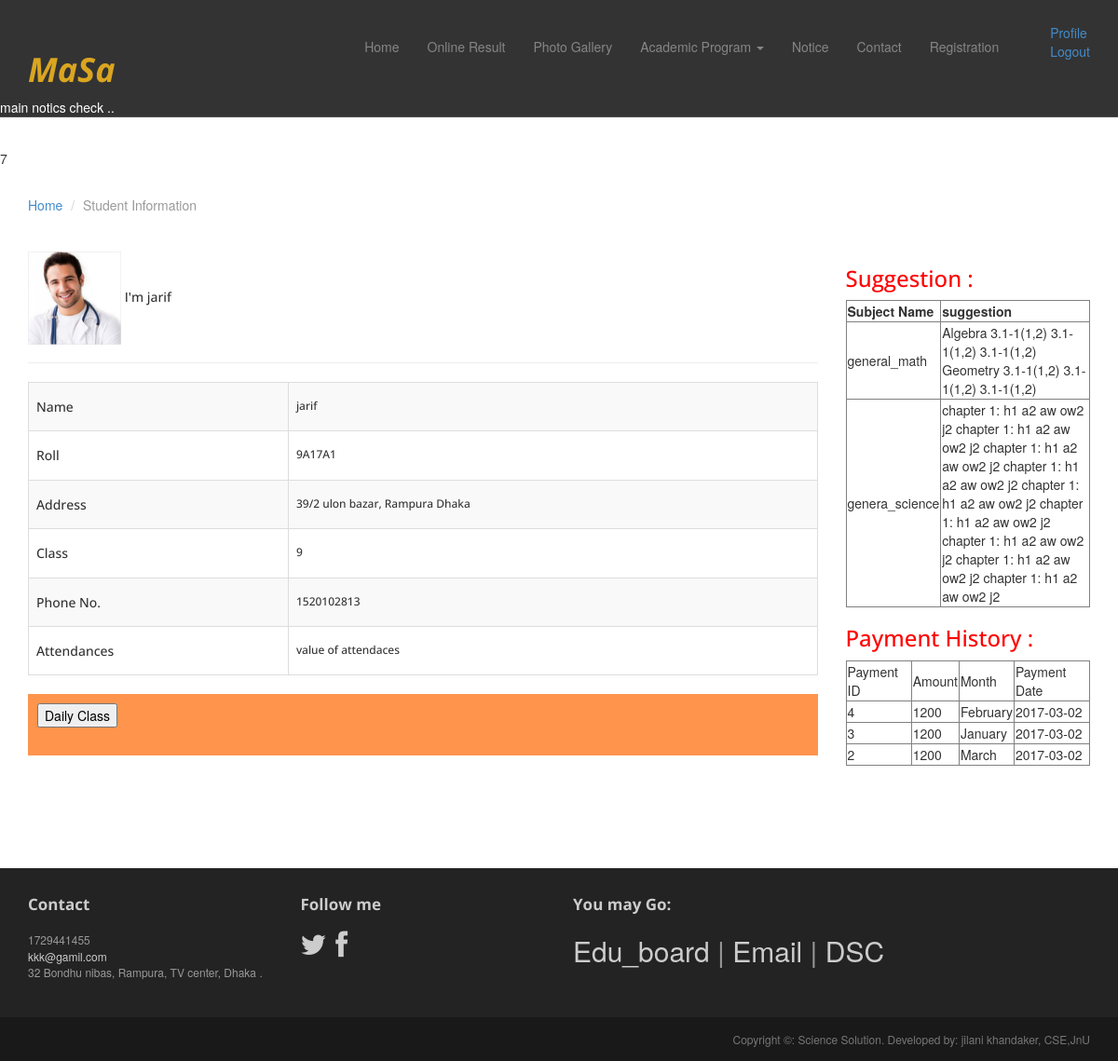
Page /student_info.php (signed in) on the earlier database version.
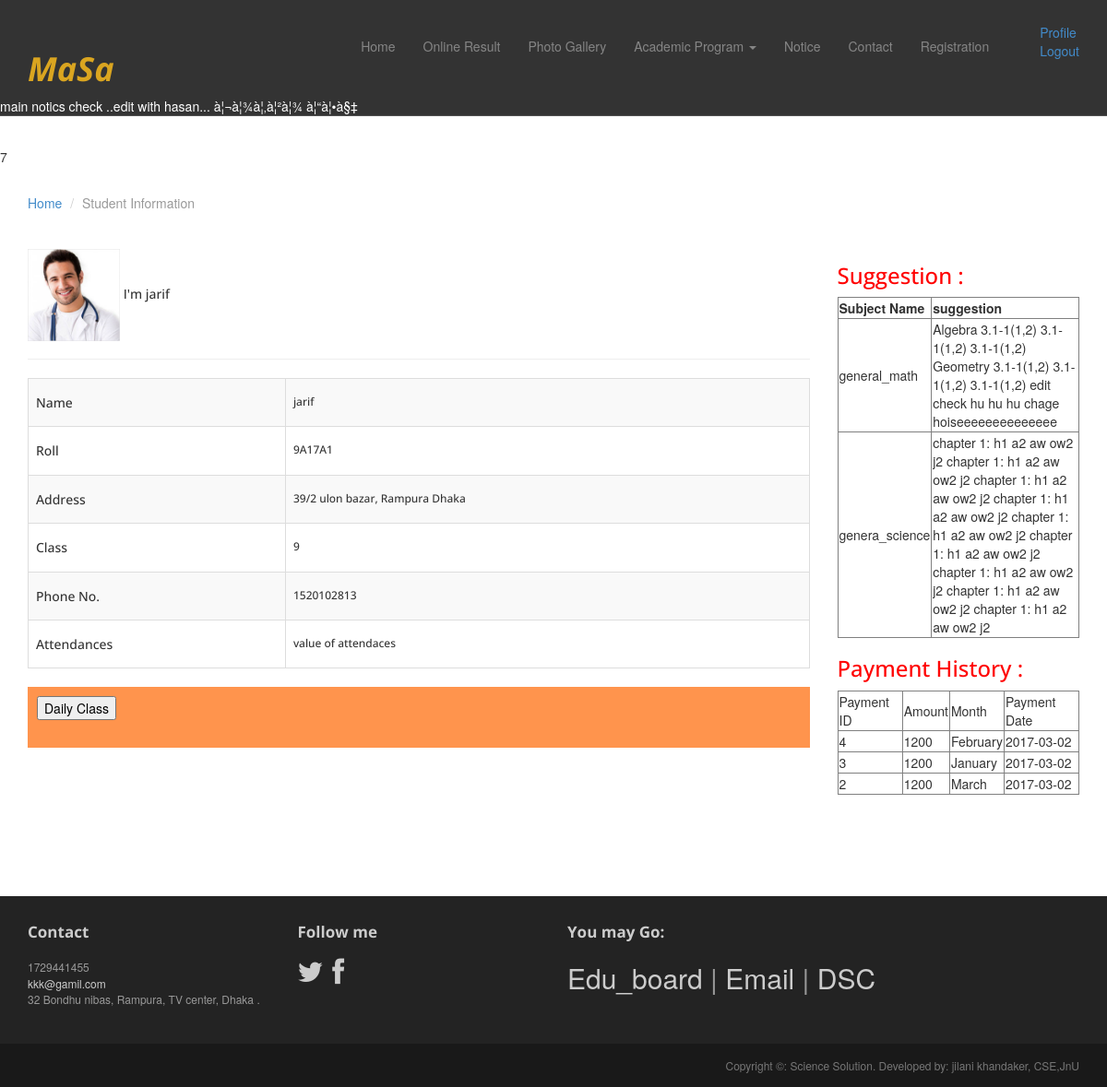
Same page on the later database version.
### tables this page shows
CREATE TABLE IF NOT EXISTS `tbl_notice` (
`notice_id` int(30) NOT NULL,
  `notice_des` varchar(400) NOT NULL,
  `notice_type` varchar(20) NOT NULL,
  `date` date NOT NULL,
  `deletion_status` tinyint(2) NOT NULL DEFAULT '0'
);

CREATE TABLE IF NOT EXISTS `tbl_suggestion` (
`suggestion_id` int(20) NOT NULL,
  `user_id` int(20) NOT NULL,
  `group_name` varchar(25) NOT NULL,
  `subject_name` varchar(30) NOT NULL,
  `upload_date` date NOT NULL,
  `class` int(15) NOT NULL,
  `suggestion` text NOT NULL,
  `deletion_status` tinyint(2) NOT NULL DEFAULT '0'
);

### student_info.php (called while the page is built, shortened)
<?php
include './index.php';

### application.php (called while the page is built, shortened)
<?php
class Application {
    public function __construct() {
        $host_name = 'localhost';
        $user_name = 'root';
        $password = '';
        $db_name = 'sciencesolution';
        $con = mysqli_connect($host_name, $user_name, $password);
        if ($con) {
            $db_select = mysqli_select_db($con, $db_name);
            if ($db_select) {
                return $con;
            } else {
                die('Database not selected' . mysqli_error($con));
            }
        } else {
            die('Database server connection fail' . mysqli_error($con));
        }
    }
    public function select_latest_notice(){
        $con = $this->__construct();
        $sql3= " SELECT MAX(notice_id) FROM tbl_notice WHERE notice_type='main' AND deletion_status='0' ";
            if (mysqli_query($con, $sql3)) {
      $qu_res = mysqli_query($con, $sql3);
            $max_notice_id = mysqli_fetch_assoc($qu_res);
           $last_notice_id=$max_notice_id['MAX(notice_id)'];
           $sql = "SELECT * From tbl_notice  where notice_id = '$last_notice_id'  ";
        if (mysqli_query($con, $sql)) {
            $query_result = mysqli_query($con, $sql);
            return $query_result;
        } else {
            die('Query problem' . mysqli_error($con));
        }
               }
               }
    public function search_suggestion_by_student_id($user_id){
        $con = $this->__construct();
        $sql = "SELECT s.*, u.* FROM tbl_suggestion as s, tbl_user as u WHERE  u.user_id='$user_id' AND u.class=s.class AND u.group = s.group_name  AND s.deletion_status=0  ";
        if (mysqli_query($con, $sql)) {
            $query_result = mysqli_query($con, $sql);
            return $query_result;
        } else {
            die('Query problem' . mysqli_error($con));
        }
    }
}

### pages/student_info_page_content.php (the view, shortened to what the changed rows need)
<br/><br/><br/><br/><br/><br/><br/><br/>
<?php
$user_id = $_SESSION['user_id'];
$query_res_suggestion = $obj_app->search_suggestion_by_student_id($user_id);
?>
<div class="container">
    <div class="row">
     <aside class="col-sm-3 sidebar sidebar-right">
            <div class="widget">
                <table border="1">
                    <tr> <th>Subject Name </th>
                        <th>suggestion</th>
                    </tr>
                <?php while ($sug_info = mysqli_fetch_assoc($query_res_suggestion)) { ?>
                    <tr>
                        <td><?php echo $sug_info['subject_name']; ?></td>
                         <td><?php echo $sug_info['suggestion']; ?></td>
                    </tr>
                    <?php } ?>
                </table>
            </div>
        </aside>
    </div>
</div>

### include/menu.php (shortened to what the changed rows need)
<?php
$result = $obj_app-> select_latest_notice();
$latest_notice = mysqli_fetch_assoc($result);
?>
<div class="navbar navbar-inverse navbar-fixed-top headroom" >
    <div class="container">
        <div class="navbar-header">
            <h1 style="color: goldenrod; "> <i><b>MaSa </b></i></h1>
        </div>
    </div>
    <div  style="color: #ffffff; "> <marquee> <?php echo $latest_notice['notice_des']; ?> </marquee></div>
</div>

Differences in the rows shown:
changed tbl_notice: notice_des "main notics check .." → "main notics check ..edit with hasan... à¦¬à¦¾à¦‚à¦²à¦¾ à¦“à¦•à§‡"
changed tbl_suggestion "general_math": suggestion "Algebra 3.1-1(1,2) 3.1-1(1,2) 3.1-1(1,2) Geometry 3.1-1(1,2) 3.1-1(1,2) 3.1-1(1,2)" → "Algebra 3.1-1(1,2) 3.1-1(1,2) 3.1-1(1,2) Geometry 3.1-1(1,2) 3.1-1(1,2) 3.1-1(1,2) edit check hu hu hu chage hoiseeeeeeeeeeeeee"
